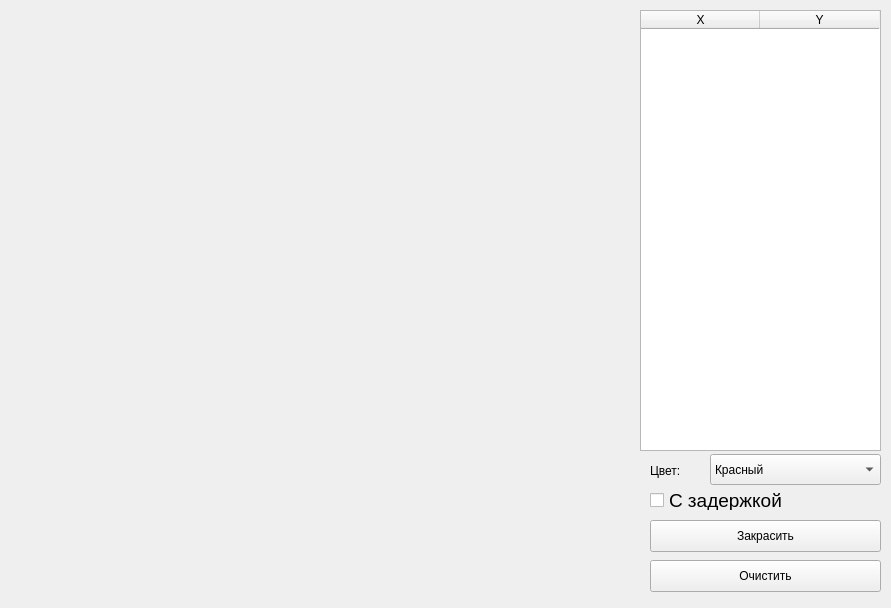
<?xml version="1.0" encoding="UTF-8"?>
<ui version="4.0">
 <class>MainWindow</class>
 <widget class="QMainWindow" name="MainWindow">
  <property name="geometry">
   <rect>
    <x>0</x>
    <y>0</y>
    <width>891</width>
    <height>608</height>
   </rect>
  </property>
  <property name="windowTitle">
   <string>Заполнение областей</string>
  </property>
  <widget class="QWidget" name="centralwidget">
   <widget class="QTableWidget" name="table">
    <property name="geometry">
     <rect>
      <x>640</x>
      <y>10</y>
      <width>241</width>
      <height>441</height>
     </rect>
    </property>
    <property name="styleSheet">
     <string notr="true">font: 14pt &quot;Ubuntu&quot;;</string>
    </property>
    <property name="autoScroll">
     <bool>true</bool>
    </property>
    <property name="showGrid">
     <bool>true</bool>
    </property>
    <property name="rowCount">
     <number>0</number>
    </property>
    <attribute name="horizontalHeaderVisible">
     <bool>true</bool>
    </attribute>
    <attribute name="horizontalHeaderCascadingSectionResizes">
     <bool>false</bool>
    </attribute>
    <attribute name="horizontalHeaderDefaultSectionSize">
     <number>119</number>
    </attribute>
    <attribute name="horizontalHeaderHighlightSections">
     <bool>true</bool>
    </attribute>
    <attribute name="verticalHeaderVisible">
     <bool>false</bool>
    </attribute>
    <column>
     <property name="text">
      <string>X</string>
     </property>
    </column>
    <column>
     <property name="text">
      <string>Y</string>
     </property>
    </column>
   </widget>
   <widget class="QPushButton" name="paint">
    <property name="geometry">
     <rect>
      <x>650</x>
      <y>520</y>
      <width>231</width>
      <height>32</height>
     </rect>
    </property>
    <property name="styleSheet">
     <string notr="true">font: 14pt &quot;Ubuntu&quot;;</string>
    </property>
    <property name="text">
     <string>Закрасить</string>
    </property>
   </widget>
   <widget class="QPushButton" name="button_clear">
    <property name="geometry">
     <rect>
      <x>650</x>
      <y>560</y>
      <width>231</width>
      <height>32</height>
     </rect>
    </property>
    <property name="styleSheet">
     <string notr="true">font: 14pt &quot;Ubuntu&quot;;</string>
    </property>
    <property name="text">
     <string>Очистить</string>
    </property>
   </widget>
   <widget class="QCheckBox" name="delay">
    <property name="geometry">
     <rect>
      <x>650</x>
      <y>490</y>
      <width>141</width>
      <height>20</height>
     </rect>
    </property>
    <property name="font">
     <font>
      <family>Ubuntu</family>
      <pointsize>14</pointsize>
      <weight>50</weight>
      <italic>false</italic>
      <bold>false</bold>
     </font>
    </property>
    <property name="styleSheet">
     <string notr="true">font: 14pt &quot;Ubuntu&quot;;</string>
    </property>
    <property name="text">
     <string>С задержкой</string>
    </property>
   </widget>
   <widget class="QComboBox" name="colorComboBox">
    <property name="geometry">
     <rect>
      <x>710</x>
      <y>454</y>
      <width>171</width>
      <height>31</height>
     </rect>
    </property>
    <property name="styleSheet">
     <string notr="true">font: 14pt &quot;Ubuntu&quot;;</string>
    </property>
    <item>
     <property name="text">
      <string>Красный</string>
     </property>
    </item>
    <item>
     <property name="text">
      <string>Зеленый</string>
     </property>
    </item>
    <item>
     <property name="text">
      <string>Синий</string>
     </property>
    </item>
    <item>
     <property name="text">
      <string>Черный</string>
     </property>
    </item>
    <item>
     <property name="text">
      <string>Желтый</string>
     </property>
    </item>
   </widget>
   <widget class="QLabel" name="label_3">
    <property name="geometry">
     <rect>
      <x>650</x>
      <y>460</y>
      <width>51</width>
      <height>21</height>
     </rect>
    </property>
    <property name="styleSheet">
     <string notr="true">font: 14pt &quot;Ubuntu&quot;;</string>
    </property>
    <property name="text">
     <string>Цвет:</string>
    </property>
   </widget>
  </widget>
 </widget>
 <resources/>
 <connections/>
</ui>
